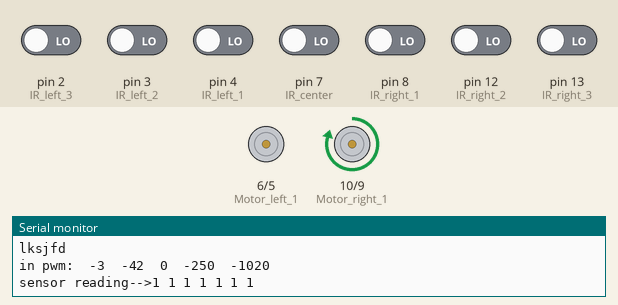
This sketch was run on a simulated Arduino Uno, built with avr-gcc and run on an emulated ATmega328P. On the bench: motor-driver pin pairs drawn as motors (green arrow = first pin HIGH = forward, orange = second pin HIGH = backward, longer = more drive), the last lines printed to the serial monitor. The inputs (shaded band) are chosen by the test bench; at power-on: pin 2 (IR_left_3), pin 3 (IR_left_2), pin 4 (IR_left_1), pin 7 (IR_center), pin 8 (IR_right_1), pin 12 (IR_right_2), pin 13 (IR_right_3) LOW.

Above: at 1.2 s.
1.3 s: pin 12 (IR_right_2) driven HIGH
4.3 s: pin 12 (IR_right_2) driven LOW
7.3 s: pin 13 (IR_right_3) driven HIGH
At 9.5 s:
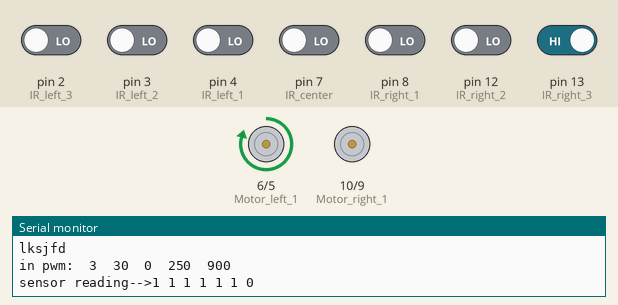
10.3 s: pin 2 (IR_left_3) driven HIGH
At 11.1 s:
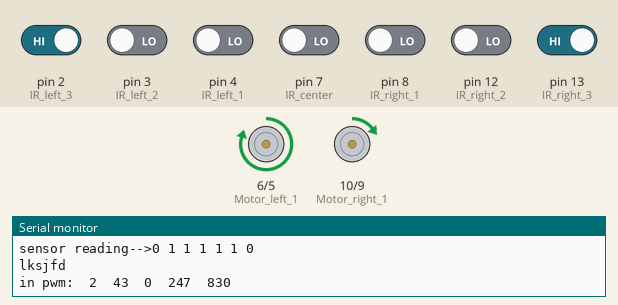
13.3 s: pin 13 (IR_right_3) driven LOW
At 15.85 s:
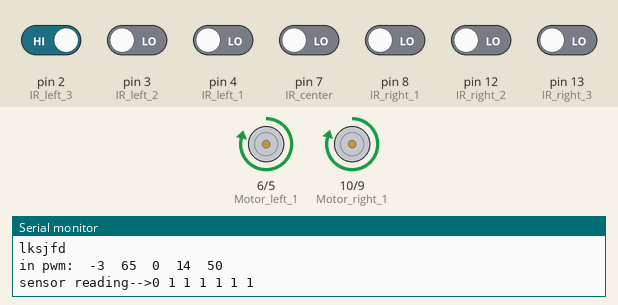
16.3 s: pin 7 (IR_center) driven HIGH
At 16.75 s:
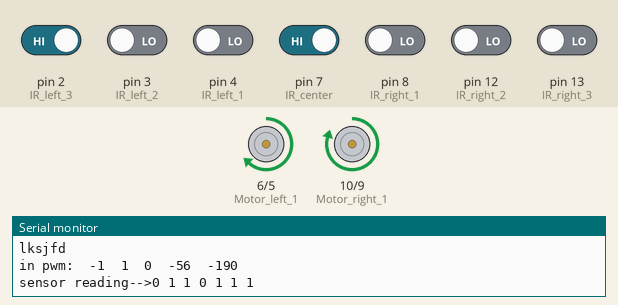
Timing chart, 0 to 19.5 s (numbered marks = the images above; inputs shaded):
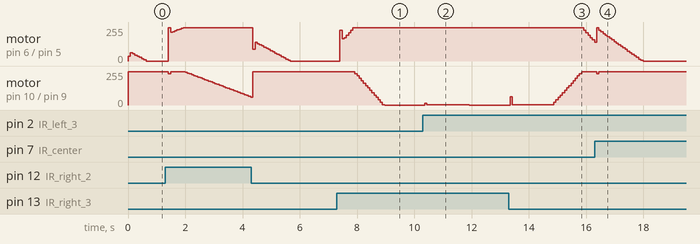

The sketch:

final_new2.ino
```cpp
#define Motor_left_1 6
#define Motor_left_2 5
#define Motor_right_1 10
#define Motor_right_2 9
//#define IR_left_4 29
#define IR_left_3 2
#define IR_left_2 3
#define IR_left_1 4
#define IR_center 7
#define IR_right_1 8
#define IR_right_2 12
#define IR_right_3 13
//#define IR_right_4 45
//#define IR_front 40

static int sensorReading[7]={};
const int noOfSensor=7;
int integralCapacity=100;

static int err[100]={};
static int integral = 0;
static int prev_error=0;
boolean BLACK=0;
boolean WHITE=1;
boolean TRACK =WHITE;
boolean LEFT=0;
boolean RIGHT=1;
boolean toRotate = LEFT;
int Kp=200;
int Ki=10;
int Kd=40;
static int Left_pwm;
static int Right_pwm;

int prev_l4 = 0;
int prev_r4 =0;

int max_drive = Kp*3 + Ki*20+Kd;

void readSensors()
{

  //if(digitalRead(IR_left_4)==HIGH) sensorReading[0]=1^TRACK;
 // else sensorReading[0]=0^TRACK;
  if(digitalRead(IR_left_3)==HIGH) sensorReading[0]=1^TRACK;
  else sensorReading[0]=0^TRACK;
  if(digitalRead(IR_left_2)==HIGH) sensorReading[1]=1^TRACK;
  else sensorReading[1]=0^TRACK;
  if(digitalRead(IR_left_1)==HIGH) sensorReading[2]=1^TRACK;
  else sensorReading[2]=0^TRACK;
  if(digitalRead(IR_center)==HIGH) sensorReading[3]=1^TRACK;
  else sensorReading[3]=0^TRACK;
  if(digitalRead(IR_right_1)==HIGH) sensorReading[4]=1^TRACK;
  else sensorReading[4]=0^TRACK;
  if(digitalRead(IR_right_2)==HIGH) sensorReading[5]=1^TRACK;
  else sensorReading[5]=0^TRACK;
  if(digitalRead(IR_right_3)==HIGH) sensorReading[6]=1^TRACK;
  else sensorReading[6]=0^TRACK;
  //if(digitalRead(IR_right_4)==HIGH) sensorReading[8]=1^TRACK;
  //else sensorReading[8]=0^TRACK;

}


int getCurrentPosition()
{
  int end=0;
  int distance=0;
  for(int i=0;i<noOfSensor;i++)
  {
    if(sensorReading[i]==0){
      end=i+1;
      distance++;
    }
  }
  if(distance==0)
  {
    if(integral>0) return (int)(noOfSensor)/2;
    else return -(int)(noOfSensor)/2;
  }
  int cur_pos = (end-distance/2)-((int)noOfSensor/2+1);
 // printf("---->%d %d %d \n",end,distance,cur_pos);
  return cur_pos;
}

int determinePWM()
{
  integral =0;


  int error=getCurrentPosition();

  Serial.print("lksjfd");
 // int error = getCurrentPosition();

  for(int i=0;i<integralCapacity;i++)
    {
      err[(integralCapacity-1)-i]=err[(integralCapacity-2)-i];
    }
    if(error!=0)
    {
    for(int i=0;i<integralCapacity;i++)
    {
      integral=integral+err[i];
    }
    }
    else integral=0;

  err[0]=error;

  int derivative = (error - prev_error);
  int drive = error*Kp+integral*Ki+derivative*Kd;
  int displacement = ((float)drive/(float)max_drive)*(float)250;
  if(displacement>250) displacement=250;
  if(displacement<-250) displacement=-250;
  prev_error=error;
  Serial.print("\nin pwm:  ");
 Serial.print(error);
  Serial.print("  ");
 Serial.print(integral);
 Serial.print("  ");
  Serial.print(derivative);
  Serial.print("  ");
  Serial.print(displacement);
  Serial.print("  ");
 Serial.print(drive);
  Serial.print("  \n");


  if(displacement>0)//move right
  {
   analogWrite(Motor_left_1,250);
   digitalWrite(Motor_left_2,LOW);
   analogWrite(Motor_right_1,250-displacement);
   digitalWrite(Motor_right_2,LOW);

  }

  else
  {
    analogWrite(Motor_left_1,250+displacement);
   digitalWrite(Motor_left_2,LOW);
   analogWrite(Motor_right_1,250);
   digitalWrite(Motor_right_2,LOW);

  }

  return displacement;


}

void setRotationDirection()
{
  if(sensorReading[0]==0 && sensorReading[6]==1)
  toRotate=LEFT;
  else if(sensorReading[0]==1 && sensorReading[6]==0)
  toRotate =RIGHT;
}
void RotateSharp()
{
  Serial.print("\n\n\nrotating sharp to ");
  if(toRotate==LEFT)
  {
    Serial.print("Left\n\\n");
    analogWrite(Motor_left_1,0);
   digitalWrite(Motor_left_2,LOW);
   analogWrite(Motor_right_1,250);
   digitalWrite(Motor_right_2,LOW);

  }
  else if(toRotate==RIGHT)
  {
    Serial.print("Right\n\n ");
  analogWrite(Motor_left_1,250);
   digitalWrite(Motor_left_2,LOW);
   analogWrite(Motor_right_1,0);
   digitalWrite(Motor_right_2,LOW);
}

}
/////////////////////////////////////////////////////
int isOutOfTrack()
  {
    int count=0;
    for(int i=0;i<9;i++)
    {
      if(sensorReading[i]==0) count++;
    }
    if(count==0) return 1;
    else return 0;
  }
void setup()
{
 Serial.begin(9600);
  pinMode(Motor_left_1,OUTPUT);
  pinMode(Motor_left_2,OUTPUT);
  pinMode(Motor_right_1,OUTPUT);
  pinMode(Motor_right_2,OUTPUT);
  //pinMode(IR_left_4,INPUT);
  pinMode(IR_left_3,INPUT);
  pinMode(IR_left_2,INPUT);
  pinMode(IR_left_1,INPUT);
  pinMode(IR_center,INPUT);
  pinMode(IR_right_1,INPUT);
  pinMode(IR_right_2,INPUT);
  pinMode(IR_right_3,INPUT);
 // pinMode(IR_right_4,INPUT);
  //pinMode(IR_front,INPUT);
  digitalWrite(IR_left_3,LOW);
  digitalWrite(IR_left_2,LOW);
  digitalWrite(IR_left_1,LOW);
  digitalWrite(IR_center,LOW);
  digitalWrite(IR_right_1,LOW);
  digitalWrite(IR_right_2,LOW);
  digitalWrite(IR_right_3,LOW);

}

void loop()
{
  /*digitalWrite(IR_left_3,LOW);
  digitalWrite(IR_left_2,LOW);
  digitalWrite(IR_left_1,LOW);
  digitalWrite(IR_center,LOW);
  digitalWrite(IR_right_1,LOW);
  digitalWrite(IR_right_2,LOW);
  digitalWrite(IR_right_3,LOW);*/
  //readSensors();
  //setRotationDirection();
  Serial.print("\nsensor reading-->");
  /*sensorReading[0]=1;
  sensorReading[1]=1;
  sensorReading[2]=0;
  sensorReading[3]=0;
  sensorReading[4]=0;
  sensorReading[5]=1;
  sensorReading[6]=1;*/
  //digitalWrite(Motor_left_1,HIGH);
  //digitalWrite(Motor_left_2,LOW);

  /////////////////////////////////////////////////////////////////////////////////////////////////////////////////////////////////////////////////
  for(int i= 0;i<7;i++)
  {
    Serial.print(sensorReading[i]);
    Serial.print(" ");
  }
  Serial.print("\n\n");
    digitalWrite(IR_left_3,LOW);
  digitalWrite(IR_left_2,LOW);
  digitalWrite(IR_left_1,LOW);
  digitalWrite(IR_center,LOW);
  digitalWrite(IR_right_1,LOW);
  digitalWrite(IR_right_2,LOW);
  digitalWrite(IR_right_3,LOW);
  readSensors();
  setRotationDirection();
  if(isOutOfTrack())
  RotateSharp();
  else
  determinePWM();
  /////////////////////////////////////////////////////////////////////////////////////////////////////////////////////////////////////////////
  /*Serial.print("\nsensor reading-->");
  sensorReading[0]=1;
  sensorReading[1]=0;
  sensorReading[2]=0;
  sensorReading[3]=0;
  sensorReading[4]=1;
  sensorReading[5]=1;
  sensorReading[6]=1;
  for(int i= 0;i<7;i++)
  {
    Serial.print(sensorReading[i]);
    Serial.print(" ");
  }
  Serial.print("\n\n");
  setRotationDirection();
  if(isOutOfTrack())
  RotateSharp();
  else
  determinePWM();
  delay(1000);
  Serial.print("\nsensor reading-->");
  sensorReading[0]=1;
  sensorReading[1]=0;
  sensorReading[2]=0;
  sensorReading[3]=0;
  sensorReading[4]=1;
  sensorReading[5]=1;
  sensorReading[6]=1;
  for(int i= 0;i<7;i++)
  {
    Serial.print(sensorReading[i]);
    Serial.print(" ");
  }
  Serial.print("\n\n");
  setRotationDirection();
  if(isOutOfTrack())
  RotateSharp();
  else
  determinePWM();
  delay(1000);
  Serial.print("\nsensor reading-->");
  sensorReading[0]=0;
  sensorReading[1]=0;
  sensorReading[2]=0;
  sensorReading[3]=0;
  sensorReading[4]=1;
  sensorReading[5]=1;
  sensorReading[6]=1;
  for(int i= 0;i<7;i++)
  {
    Serial.print(sensorReading[i]);
    Serial.print(" ");
  }
  Serial.print("\n\n");
  setRotationDirection();
  if(isOutOfTrack())
  RotateSharp();
  else
  determinePWM();
  delay(1000);
  Serial.print("\nsensor reading-->");
  sensorReading[0]=0;
  sensorReading[1]=0;
  sensorReading[2]=1;
  sensorReading[3]=1;
  sensorReading[4]=1;
  sensorReading[5]=1;
  sensorReading[6]=1;
  for(int i= 0;i<7;i++)
  {
    Serial.print(sensorReading[i]);
    Serial.print(" ");
  }
  Serial.print("\n\n");
  setRotationDirection();
  if(isOutOfTrack())
  RotateSharp();
  else
  determinePWM();
  delay(1000);
  Serial.print("\nsensor reading-->");
  sensorReading[0]=1;
  sensorReading[1]=1;
  sensorReading[2]=1;
  sensorReading[3]=1;
  sensorReading[4]=1;
  sensorReading[5]=1;
  sensorReading[6]=1;
  for(int i= 0;i<7;i++)
  {
    Serial.print(sensorReading[i]);
    Serial.print(" ");
  }
  Serial.print("\n\n");
  setRotationDirection();
  if(isOutOfTrack())
  RotateSharp();
  else
  determinePWM();
  delay(1000);
  Serial.print("\nsensor reading-->");
  sensorReading[0]=1;
  sensorReading[1]=1;
  sensorReading[2]=0;
  sensorReading[3]=0;
  sensorReading[4]=0;
  sensorReading[5]=1;
  sensorReading[6]=1;
  for(int i= 0;i<7;i++)
  {
    Serial.print(sensorReading[i]);
    Serial.print(" ");
  }
  Serial.print("\n\n");
  setRotationDirection();
  if(isOutOfTrack())
  RotateSharp();
  else
  determinePWM();
  delay(1000);

  Serial.print("\nsensor reading-->");
  sensorReading[0]=1;
  sensorReading[1]=1;
  sensorReading[2]=0;
  sensorReading[3]=0;
  sensorReading[4]=0;
  sensorReading[5]=0;
  sensorReading[6]=1;
  for(int i= 0;i<7;i++)
  {
    Serial.print(sensorReading[i]);
    Serial.print(" ");
  }
  Serial.print("\n\n");
  setRotationDirection();
  if(isOutOfTrack())
  RotateSharp();
  else
  determinePWM();
  delay(1000);

  Serial.print("\nsensor reading-->");
  sensorReading[0]=1;
  sensorReading[1]=1;
  sensorReading[2]=1;
  sensorReading[3]=1;
  sensorReading[4]=0;
  sensorReading[5]=0;
  sensorReading[6]=0;
  for(int i= 0;i<7;i++)
  {
    Serial.print(sensorReading[i]);
    Serial.print(" ");
  }
  Serial.print("\n\n");
  setRotationDirection();
  if(isOutOfTrack())
  RotateSharp();
  else
  determinePWM();
  delay(1000);

  Serial.print("\nsensor reading-->");
  sensorReading[0]=1;
  sensorReading[1]=1;
  sensorReading[2]=1;
  sensorReading[3]=1;
  sensorReading[4]=1;
  sensorReading[5]=1;
  sensorReading[6]=0;
  for(int i= 0;i<7;i++)
  {
    Serial.print(sensorReading[i]);
    Serial.print(" ");
  }
  Serial.print("\n\n");
  setRotationDirection();
  if(isOutOfTrack())
  RotateSharp();
  else
  determinePWM();
  delay(1000);

  Serial.print("\nsensor reading-->");
  sensorReading[0]=1;
  sensorReading[1]=1;
  sensorReading[2]=1;
  sensorReading[3]=1;
  sensorReading[4]=1;
  sensorReading[5]=1;
  sensorReading[6]=1;
  for(int i= 0;i<7;i++)
  {
    Serial.print(sensorReading[i]);
    Serial.print(" ");
  }
  Serial.print("\n\n");
  setRotationDirection();
  if(isOutOfTrack())
  RotateSharp();
  else
  determinePWM();
  delay(1000);

  //analogWrite(Motor_left_1,250);
  //analogWrite(Motor_right_1,250);*/


}
```

Measured:
- after the input at 7.3 s, motor on pin 10 (Motor_right_1) / pin 9 (Motor_right_2): moves from forward 250/255 to stopped over 1.0 s, starting after 0.63 s
- after the input at 10.3 s, motor on pin 10 (Motor_right_1) / pin 9 (Motor_right_2): stopped → forward 15/255 after 0.07 s, → forward 3/255 0.07 s later, → stopped 1.5 s later
- after the input at 13.3 s, motor on pin 6 (Motor_left_1) / pin 5 (Motor_left_2): moves from forward 250/255 to forward 140/255 over 0.46 s, starting after 2.5 s
- after the input at 16.3 s, motor on pin 10 (Motor_right_1) / pin 9 (Motor_right_2): forward 250/255 → forward 236/255 after 0.07 s, → forward 250/255 0.07 s later
